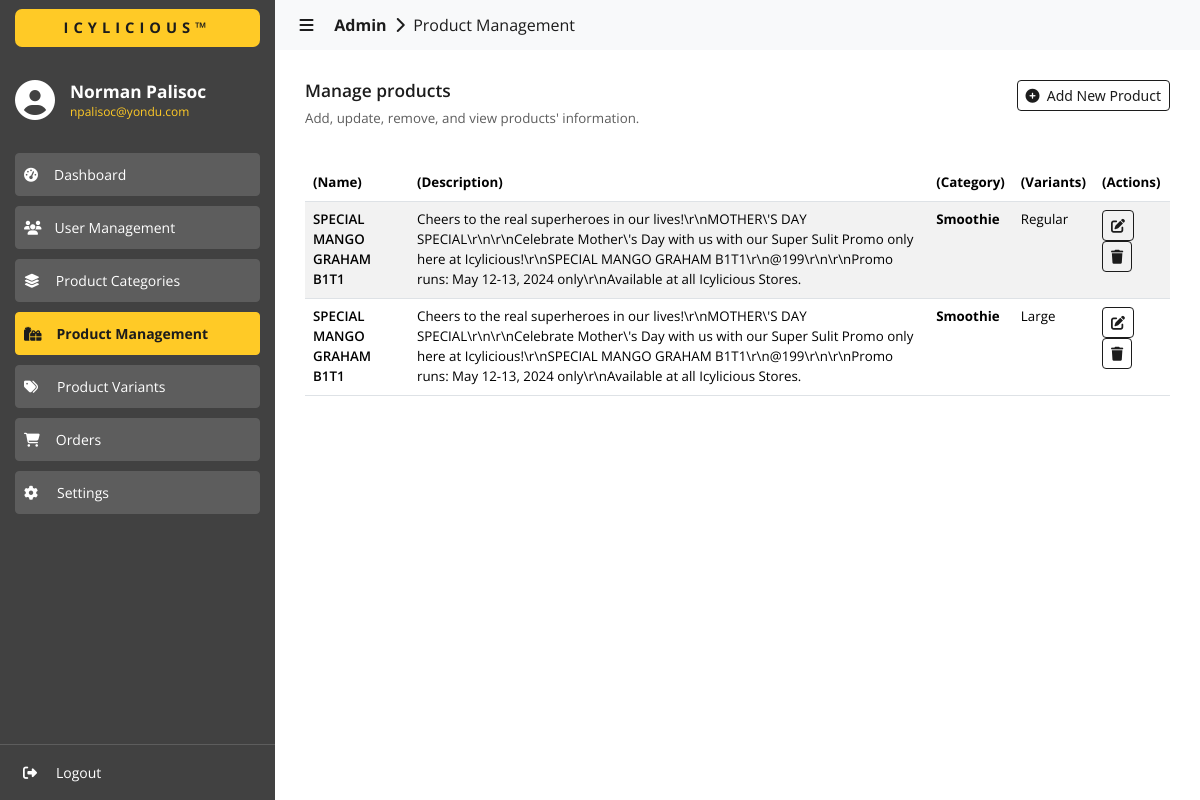
/admin/products/index.php (signed in), run on an earlier commit of the app's database.
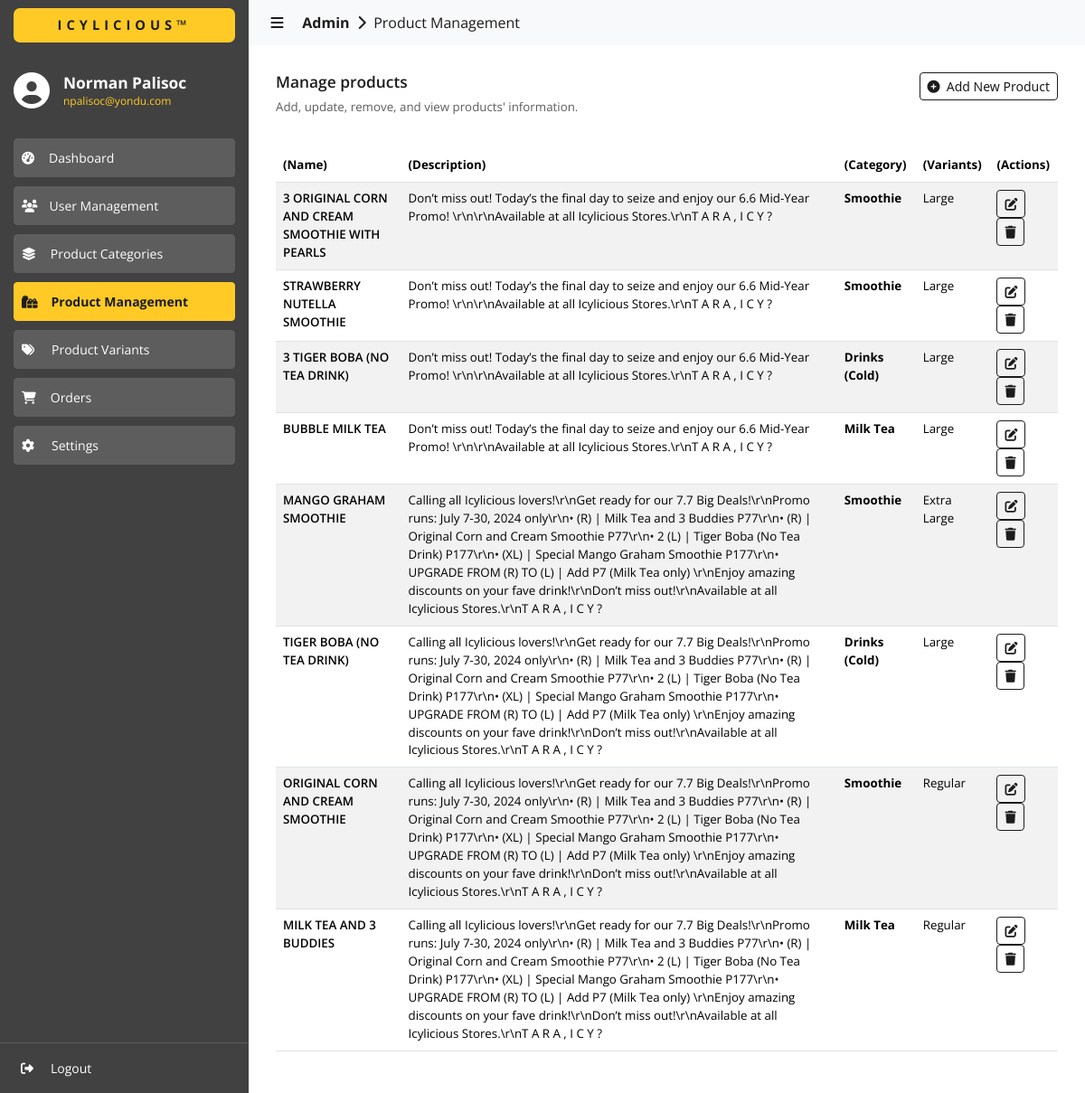
And on a later commit of the database.
### tables this page shows
CREATE TABLE `products_info` (
  `id` int(11) NOT NULL,
  `product_name` varchar(255) NOT NULL,
  `product_description` varchar(999) NOT NULL
);

CREATE TABLE `categories` (
  `id` int(11) NOT NULL,
  `category_name` varchar(255) NOT NULL,
  `category_description` varchar(255) NOT NULL
);

CREATE TABLE `variants` (
  `id` int(11) NOT NULL,
  `variant_type` varchar(255) NOT NULL,
  `variant_name` varchar(255) NOT NULL,
  `variant_description` varchar(255) NOT NULL,
  `is_enabled` int(11) NOT NULL
);

### admin/products/index.php (the view, shortened to what the changed rows need)
<?php
  include('../../utils/connections.php');
?>
<!DOCTYPE html>
<html lang="en">
  <head>
    <link
      href="https://cdn.jsdelivr.net/npm/bootstrap@5.3.3/dist/css/bootstrap.min.css"
      rel="stylesheet"
    >
    <link href="https://cdn.datatables.net/2.0.5/css/dataTables.bootstrap5.css" rel="stylesheet">
    <link rel="stylesheet" href="../../assets/css/global.css" />
    <link rel="stylesheet" href="./css/products.css" />
  </head>
  <body>
    <div id="content-body" class="content content-slide-expanded">
      <div>
        <div class="content-wrapper">
          <div style="margin-top: 20px;">
            <table id="data" class="table table-striped" style="width:100%">
              <thead>
                <tr>
                  <th class="sans-bold">(Name)</th>
                  <th class="sans-bold">(Description)</th>
                  <th class="sans-bold">(Category)</th>
                  <th class="sans-bold">(Variants)</th>
                  <th class="sans-bold">(Actions)</th>
                </tr>
              </thead>
              <tbody>
                <?php
                  $fetch_query = "SELECT * FROM products_info ORDER BY id DESC";
                  $result = $conn->query($fetch_query);
                  if ($result->num_rows > 0) {
                    while ($row = $result->fetch_assoc()) {
                      $product_id = $row['id'];
                      $product_name = $row['product_name'];
                      $product_description = $row['product_description'];
                      $product_category = "";
                      $product_category_id = 0;
                      $product_variant = "";
                      $product_variant_id = 0;
                      $product_variant_price = 0;
                      $promotional_price = 0;
                      $is_buy_x_take_x = -1;
                      $buy_x_of = 0;
                      $take_x_of = 0;
                      $product_images = array();
                      $fetch_query = "SELECT PC.category_id, CTG.category_name, CTG.category_description, CTG.id
                        FROM products_categories AS PC
                        INNER JOIN categories AS CTG ON
                        PC.category_id = CTG.id
                        WHERE PC.product_id = ".$product_id."";
                      $cat_result = $conn->query($fetch_query);
                      if ($cat_result->num_rows > 0) {
                        $cat_row = $cat_result->fetch_assoc();
                        $product_category = $cat_row['category_name'];
                        $product_category_id = $cat_row['id'];
                      }
                      $fetch_query = "SELECT PP.variant_id, PP.variant_price, VT.variant_name, VT.variant_description, VT.id
                        FROM products_prices AS PP
                        INNER JOIN variants AS VT ON
                        PP.variant_id = VT.id
                        WHERE PP.product_id = ".$product_id."";
                      $var_result = $conn->query($fetch_query);
                      if ($var_result->num_rows > 0) {
                        $var_row = $var_result->fetch_assoc();
                        $product_variant_id = $var_row['id'];
                        $product_variant_price = $var_row['variant_price'];
                        $product_variant = $var_row['variant_name'];
                      }
                      $fetch_query = "SELECT PM.product_id, PM.promotional_price, PM.is_buy_x_take_x, PM.buy_x_of, PM.take_x_of
                        FROM PROMOTIONS AS PM
                        WHERE PM.product_id = ".$product_id."";
                      $prom_result = $conn->query($fetch_query);
                      if ($prom_result->num_rows > 0) {
                        $prom_row = $prom_result->fetch_assoc();
                        $promotional_price = $prom_row['promotional_price'];
                        $is_buy_x_take_x = $prom_row['is_buy_x_take_x'];
                        $buy_x_of = $prom_row['buy_x_of'];
                        $take_x_of = $prom_row['take_x_of'];
                      }
                      $fetch_query = "SELECT product_image FROM products_images WHERE product_id = ".$product_id."";
                      $img_result = $conn->query($fetch_query);
                      if ($img_result->num_rows > 0) {
                        while ($img_row = $img_result->fetch_assoc()) {
                          $image = $img_row['product_image'];
                          array_push($product_images, $image);
                        }
                      }
                      $final_prod_images = implode(',', $product_images);
                      echo '
                        <tr>
                          <td class="sans-600">
                            '.$product_name.'
                          </td>
                          <td class="sans-regular">
                            '.$product_description.'
                          </td>
                          <td class="sans-700">
                            '.$product_category.'
                          </td>
                          <td class="sans-regular">
                            '.$product_variant.'
                          </td>
                          <td>
                            <button
                              onclick="onEditProduct(
                                '."'".$product_id."',".'
                                '."'".$product_name."',".'
                                '."'".$product_description."',".'
                                '."'".$product_category_id."',".'
                                '."'".$product_variant_id."',".'
                                '."'".$product_variant_price."',".'
                                '."'".$promotional_price."',".'
                                '."'".$is_buy_x_take_x."',".'
                                '."'".$buy_x_of."',".'
                                '."'".$take_x_of."',".'
                                '."'".$final_prod_images."'".'
                              )"
                              class="btn btn-outline-primary btn-sm
                                sans-400
                                color-white"
                              type="button">
                              <i class="fa-solid fa-pen-to-square"></i>
                            </button>
                            <button
                              onclick="onDeleteProduct(
                                '."'".$product_id."'".'
                              )"
                              class="btn btn-outline-primary btn-sm
                                sans-400
                                color-white"
                              type="button">
                              <i class="fa-solid fa-trash"></i>
                            </button>
                          </td>
                        </tr>
                      ';
                    }
                  }
                ?>
              </tbody>
            </table>
          </div>
        </div>
      </div>
    </div>
  </body>
</html>

What changed in the data, as far as the page shows it:
removed products_info: product_name "SPECIAL MANGO GRAHAM B1T1", product_description "Cheers to the real superheroes in our lives!\\r\\nMOTHER\\'S DAY SPECIAL\\r\\n\\r\\nCelebrate Mother\\'s Day with us with our Super Sulit Promo only here at Icylicious!\\r\\nSPECIAL MANGO GRAHAM B1T1\\r\\n@199\\r\\n\\r\\nPromo runs: May 12-13, 2024 only\\r\\nAvailable at all Icylicious Stores.", categories.category_name "Smoothie", variants.variant_name "Regular"
removed products_info: product_name "SPECIAL MANGO GRAHAM B1T1", product_description "Cheers to the real superheroes in our lives!\\r\\nMOTHER\\'S DAY SPECIAL\\r\\n\\r\\nCelebrate Mother\\'s Day with us with our Super Sulit Promo only here at Icylicious!\\r\\nSPECIAL MANGO GRAHAM B1T1\\r\\n@199\\r\\n\\r\\nPromo runs: May 12-13, 2024 only\\r\\nAvailable at all Icylicious Stores.", categories.category_name "Smoothie", variants.variant_name "Large"
added products_info: product_name "3 ORIGINAL CORN AND CREAM SMOOTHIE WITH PEARLS", product_description "Don’t miss out! Today’s the final day to seize and enjoy our 6.6 Mid-Year Promo! \\r\\n\\r\\nAvailable at all Icylicious Stores.\\r\\nT A R A , I C Y ?", categories.category_name "Smoothie", variants.variant_name "Large"
added products_info: product_name "STRAWBERRY NUTELLA SMOOTHIE", product_description "Don’t miss out! Today’s the final day to seize and enjoy our 6.6 Mid-Year Promo! \\r\\n\\r\\nAvailable at all Icylicious Stores.\\r\\nT A R A , I C Y ?", categories.category_name "Smoothie", variants.variant_name "Large"
added products_info: product_name "3 TIGER BOBA (NO TEA DRINK)", product_description "Don’t miss out! Today’s the final day to seize and enjoy our 6.6 Mid-Year Promo! \\r\\n\\r\\nAvailable at all Icylicious Stores.\\r\\nT A R A , I C Y ?", categories.category_name "Drinks (Cold)", variants.variant_name "Large"
added products_info: product_name "BUBBLE MILK TEA", product_description "Don’t miss out! Today’s the final day to seize and enjoy our 6.6 Mid-Year Promo! \\r\\n\\r\\nAvailable at all Icylicious Stores.\\r\\nT A R A , I C Y ?", categories.category_name "Milk Tea", variants.variant_name "Large"
added products_info: product_name "MANGO GRAHAM SMOOTHIE", product_description "Calling all Icylicious lovers!\\r\\nGet ready for our 7.7 Big Deals!\\r\\nPromo runs: July 7-30, 2024 only\\r\\n• (R) | Milk Tea and 3 Buddies P77\\r\\n• (R) | Original Corn and Cream Smoothie P77\\r\\n• 2 (L) | Tiger Boba (No Tea Drink) P177\\r\\n• (XL) | Special Mango Graham Smoothie P177\\r\\n• UPGRADE FROM (R) TO (L) | Add P7 (Milk Tea only) \\r\\nEnjoy amazing discounts on your fave drink!\\r\\nDon’t miss out!\\r\\nAvailable at all Icylicious Stores.\\r\\nT A R A , I C Y ?", categories.category_name "Smoothie", variants.variant_name "Extra Large"
added products_info: product_name "TIGER BOBA (NO TEA DRINK)", product_description "Calling all Icylicious lovers!\\r\\nGet ready for our 7.7 Big Deals!\\r\\nPromo runs: July 7-30, 2024 only\\r\\n• (R) | Milk Tea and 3 Buddies P77\\r\\n• (R) | Original Corn and Cream Smoothie P77\\r\\n• 2 (L) | Tiger Boba (No Tea Drink) P177\\r\\n• (XL) | Special Mango Graham Smoothie P177\\r\\n• UPGRADE FROM (R) TO (L) | Add P7 (Milk Tea only) \\r\\nEnjoy amazing discounts on your fave drink!\\r\\nDon’t miss out!\\r\\nAvailable at all Icylicious Stores.\\r\\nT A R A , I C Y ?", categories.category_name "Drinks (Cold)", variants.variant_name "Large"
added products_info: product_name "ORIGINAL CORN AND CREAM SMOOTHIE", product_description "Calling all Icylicious lovers!\\r\\nGet ready for our 7.7 Big Deals!\\r\\nPromo runs: July 7-30, 2024 only\\r\\n• (R) | Milk Tea and 3 Buddies P77\\r\\n• (R) | Original Corn and Cream Smoothie P77\\r\\n• 2 (L) | Tiger Boba (No Tea Drink) P177\\r\\n• (XL) | Special Mango Graham Smoothie P177\\r\\n• UPGRADE FROM (R) TO (L) | Add P7 (Milk Tea only) \\r\\nEnjoy amazing discounts on your fave drink!\\r\\nDon’t miss out!\\r\\nAvailable at all Icylicious Stores.\\r\\nT A R A , I C Y ?", categories.category_name "Smoothie", variants.variant_name "Regular"
added products_info: product_name "MILK TEA AND 3 BUDDIES", product_description "Calling all Icylicious lovers!\\r\\nGet ready for our 7.7 Big Deals!\\r\\nPromo runs: July 7-30, 2024 only\\r\\n• (R) | Milk Tea and 3 Buddies P77\\r\\n• (R) | Original Corn and Cream Smoothie P77\\r\\n• 2 (L) | Tiger Boba (No Tea Drink) P177\\r\\n• (XL) | Special Mango Graham Smoothie P177\\r\\n• UPGRADE FROM (R) TO (L) | Add P7 (Milk Tea only) \\r\\nEnjoy amazing discounts on your fave drink!\\r\\nDon’t miss out!\\r\\nAvailable at all Icylicious Stores.\\r\\nT A R A , I C Y ?", categories.category_name "Milk Tea", variants.variant_name "Regular"
